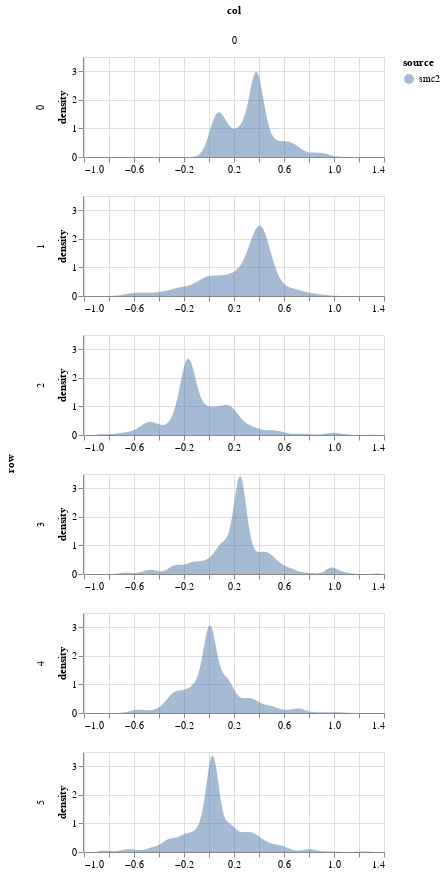

The notebook cell this image was saved under:
### Markdown cell above
## Plot

### Code cell
param = 'beta'
df = get_post_df(ps_smc2[param]) 
df['source'] = 'smc2'
plot_density(df, height=100)

### Figure 1 — Vega-Lite specification as saved in the notebook (floating-point values rounded to 4 significant figures; data arrays with more than 128 entries replaced by an {"elided": "..."} marker saying what was removed)
{"config": {"view": {"continuousWidth": 400, "continuousHeight": 300}}, "data": {"name": "data-9b575fe95d995a00a87cf14e0efd8b47"}, "mark": {"type": "area", "opacity": 0.5}, "encoding": {"color": {"type": "nominal", "field": "source"}, "column": {"type": "quantitative", "field": "col"}, "row": {"type": "quantitative", "field": "row"}, "x": {"type": "quantitative", "field": "value", "title": null}, "y": {"type": "quantitative", "field": "density"}}, "height": 100, "resolve": {"scale": {"x": "independent"}}, "transform": [{"fold": ["value"]}, {"density": "value", "groupby": ["cn", "row", "col", "source"]}], "width": 300, "$schema": "https://vega.github.io/schema/vega-lite/v4.8.1.json", "datasets": {"data-9b575fe95d995a00a87cf14e0efd8b47": {"elided": "3000 records"}}}
